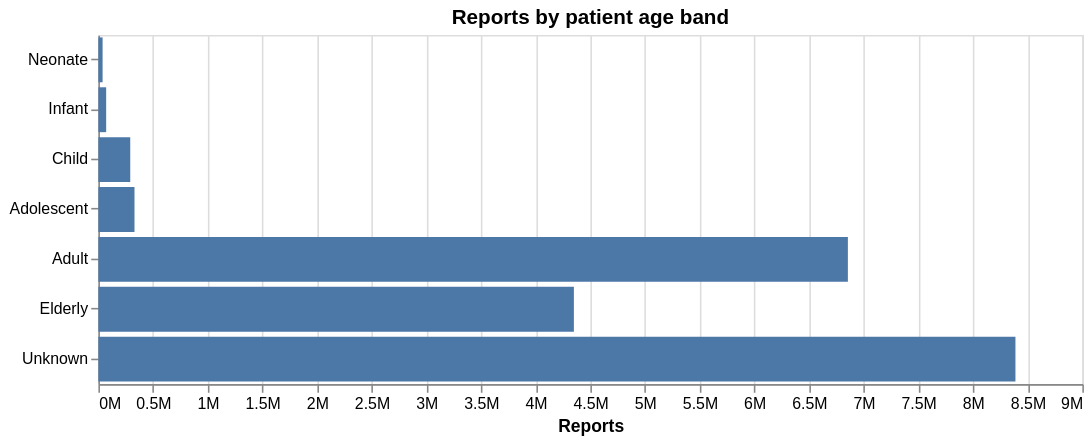

Express this chart as Vega-Lite.
### Vega-Lite specification from a JSON file in a GitHub repository (floating-point values rounded to 4 significant figures)
{"config": {"view": {"continuousWidth": 300, "continuousHeight": 300}}, "data": {"name": "data-0434dc526ee9423e8577286e0fe9f3c9"}, "mark": {"type": "bar", "color": "#4C78A8"}, "encoding": {"tooltip": [{"field": "reports", "format": ",", "type": "quantitative"}], "x": {"axis": {"format": "~s"}, "field": "reports", "title": "Reports", "type": "quantitative"}, "y": {"field": "age_band", "sort": ["Neonate", "Infant", "Child", "Adolescent", "Adult", "Elderly", "Unknown"], "title": null, "type": "nominal"}}, "height": 220, "title": "Reports by patient age band", "width": 620, "$schema": "https://vega.github.io/schema/vega-lite/v6.1.0.json", "datasets": {"data-0434dc526ee9423e8577286e0fe9f3c9": [{"age_band": "Unknown", "reports": 8388236}, {"age_band": "Adult", "reports": 6855506}, {"age_band": "Elderly", "reports": 4349272}, {"age_band": "Adolescent", "reports": 330176}, {"age_band": "Child", "reports": 291364}, {"age_band": "Infant", "reports": 71168}, {"age_band": "Neonate", "reports": 38461}]}}
